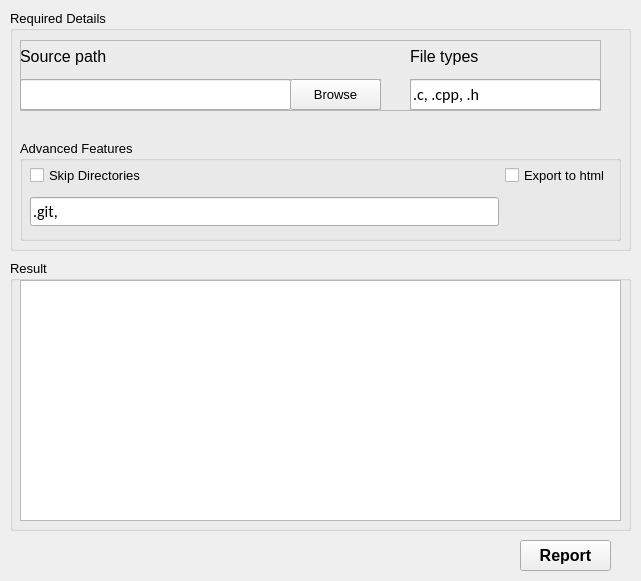
<?xml version="1.0" encoding="UTF-8"?>
<ui version="4.0">
 <class>Window</class>
 <widget class="QWidget" name="Window">
  <property name="geometry">
   <rect>
    <x>0</x>
    <y>0</y>
    <width>641</width>
    <height>581</height>
   </rect>
  </property>
  <property name="windowTitle">
   <string>Code Metrics</string>
  </property>
  <widget class="QGroupBox" name="input_console">
   <property name="geometry">
    <rect>
     <x>10</x>
     <y>10</y>
     <width>621</width>
     <height>241</height>
    </rect>
   </property>
   <property name="font">
    <font>
     <pointsize>10</pointsize>
    </font>
   </property>
   <property name="title">
    <string>Required Details</string>
   </property>
   <widget class="QFrame" name="input_frame">
    <property name="geometry">
     <rect>
      <x>10</x>
      <y>30</y>
      <width>581</width>
      <height>71</height>
     </rect>
    </property>
    <property name="frameShape">
     <enum>QFrame::StyledPanel</enum>
    </property>
    <property name="frameShadow">
     <enum>QFrame::Raised</enum>
    </property>
    <widget class="QWidget" name="layoutWidget">
     <property name="geometry">
      <rect>
       <x>390</x>
       <y>0</y>
       <width>191</width>
       <height>71</height>
      </rect>
     </property>
     <layout class="QVBoxLayout" name="verticalLayout_2">
      <item>
       <widget class="QLabel" name="filters_title">
        <property name="font">
         <font>
          <pointsize>12</pointsize>
         </font>
        </property>
        <property name="text">
         <string>File types</string>
        </property>
       </widget>
      </item>
      <item>
       <widget class="QFrame" name="filters_ent_frame">
        <property name="frameShape">
         <enum>QFrame::StyledPanel</enum>
        </property>
        <property name="frameShadow">
         <enum>QFrame::Raised</enum>
        </property>
        <widget class="QLineEdit" name="filters_entry">
         <property name="geometry">
          <rect>
           <x>0</x>
           <y>0</y>
           <width>191</width>
           <height>31</height>
          </rect>
         </property>
         <property name="font">
          <font>
           <family>Calibri</family>
           <pointsize>12</pointsize>
          </font>
         </property>
         <property name="text">
          <string>.c, .cpp, .h</string>
         </property>
        </widget>
       </widget>
      </item>
     </layout>
    </widget>
    <widget class="QWidget" name="layoutWidget">
     <property name="geometry">
      <rect>
       <x>0</x>
       <y>0</y>
       <width>361</width>
       <height>71</height>
      </rect>
     </property>
     <layout class="QVBoxLayout" name="verticalLayout">
      <item>
       <widget class="QLabel" name="path_title">
        <property name="font">
         <font>
          <pointsize>12</pointsize>
         </font>
        </property>
        <property name="text">
         <string>Source path</string>
        </property>
       </widget>
      </item>
      <item>
       <widget class="QFrame" name="path_ent_frame">
        <property name="frameShape">
         <enum>QFrame::StyledPanel</enum>
        </property>
        <property name="frameShadow">
         <enum>QFrame::Raised</enum>
        </property>
        <widget class="QLineEdit" name="path_entry">
         <property name="geometry">
          <rect>
           <x>0</x>
           <y>0</y>
           <width>271</width>
           <height>31</height>
          </rect>
         </property>
         <property name="font">
          <font>
           <family>Calibri</family>
           <pointsize>12</pointsize>
          </font>
         </property>
         <property name="text">
          <string/>
         </property>
        </widget>
        <widget class="QPushButton" name="browse_btn">
         <property name="geometry">
          <rect>
           <x>270</x>
           <y>0</y>
           <width>91</width>
           <height>31</height>
          </rect>
         </property>
         <property name="text">
          <string>Browse</string>
         </property>
        </widget>
       </widget>
      </item>
     </layout>
    </widget>
   </widget>
   <widget class="QGroupBox" name="adv_ftures">
    <property name="geometry">
     <rect>
      <x>10</x>
      <y>130</y>
      <width>601</width>
      <height>101</height>
     </rect>
    </property>
    <property name="font">
     <font>
      <pointsize>10</pointsize>
     </font>
    </property>
    <property name="title">
     <string>Advanced Features</string>
    </property>
    <widget class="QWidget" name="gridLayoutWidget">
     <property name="geometry">
      <rect>
       <x>10</x>
       <y>20</y>
       <width>581</width>
       <height>71</height>
      </rect>
     </property>
     <layout class="QGridLayout" name="gridLayout">
      <item row="0" column="0">
       <widget class="QCheckBox" name="skipDir_checkBox">
        <property name="text">
         <string>Skip Directories</string>
        </property>
       </widget>
      </item>
      <item row="1" column="0">
       <widget class="QLineEdit" name="dirFiltEntry">
        <property name="font">
         <font>
          <family>Calibri</family>
          <pointsize>12</pointsize>
         </font>
        </property>
        <property name="text">
         <string>.git, </string>
        </property>
       </widget>
      </item>
      <item row="0" column="1">
       <widget class="QCheckBox" name="exportToHtml_checkBox">
        <property name="text">
         <string>Export to html</string>
        </property>
       </widget>
      </item>
     </layout>
    </widget>
   </widget>
  </widget>
  <widget class="QGroupBox" name="groupBox">
   <property name="geometry">
    <rect>
     <x>10</x>
     <y>260</y>
     <width>621</width>
     <height>271</height>
    </rect>
   </property>
   <property name="font">
    <font>
     <pointsize>10</pointsize>
    </font>
   </property>
   <property name="title">
    <string>Result</string>
   </property>
   <widget class="QTextEdit" name="resultConsole">
    <property name="geometry">
     <rect>
      <x>10</x>
      <y>20</y>
      <width>601</width>
      <height>241</height>
     </rect>
    </property>
    <property name="styleSheet">
     <string notr="true">color: blue;</string>
    </property>
    <property name="placeholderText">
     <string/>
    </property>
   </widget>
  </widget>
  <widget class="QPushButton" name="report_btn">
   <property name="geometry">
    <rect>
     <x>520</x>
     <y>540</y>
     <width>91</width>
     <height>31</height>
    </rect>
   </property>
   <property name="font">
    <font>
     <family>Arial</family>
     <pointsize>12</pointsize>
     <weight>75</weight>
     <bold>true</bold>
    </font>
   </property>
   <property name="text">
    <string>Report</string>
   </property>
  </widget>
 </widget>
 <resources/>
 <connections/>
</ui>
